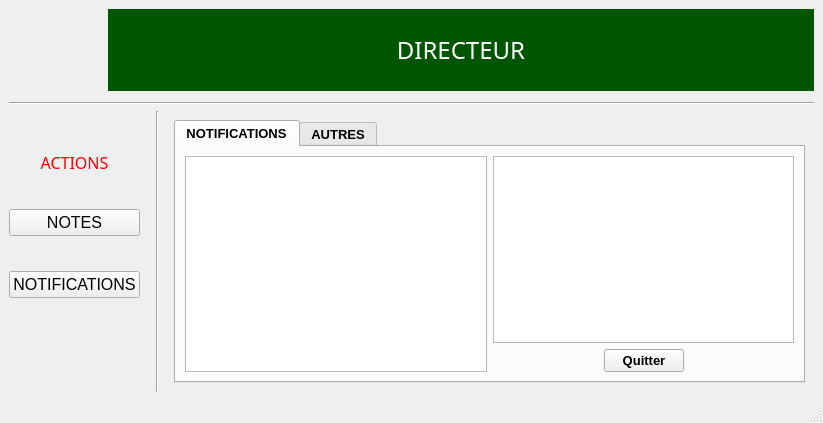
<?xml version="1.0" encoding="UTF-8"?>
<ui version="4.0">
 <class>MainWindow</class>
 <widget class="QMainWindow" name="MainWindow">
  <property name="geometry">
   <rect>
    <x>0</x>
    <y>0</y>
    <width>823</width>
    <height>423</height>
   </rect>
  </property>
  <property name="windowTitle">
   <string>GNOTE</string>
  </property>
  <property name="windowIcon">
   <iconset>
    <normaloff>resources/images/Logo_inp-hb-360x406.png</normaloff>resources/images/Logo_inp-hb-360x406.png</iconset>
  </property>
  <widget class="QWidget" name="centralwidget">
   <layout class="QVBoxLayout" name="verticalLayout_3">
    <item>
     <layout class="QVBoxLayout" name="verticalLayout_2" stretch="1,0,1,10">
      <item>
       <layout class="QHBoxLayout" name="horizontalLayout" stretch="1,0,3">
        <item>
         <widget class="QToolButton" name="toolButton_2">
          <property name="text">
           <string/>
          </property>
          <property name="icon">
           <iconset>
            <normaloff>resources/images/Logo_inp-hb-360x406.png</normaloff>resources/images/Logo_inp-hb-360x406.png</iconset>
          </property>
          <property name="iconSize">
           <size>
            <width>75</width>
            <height>75</height>
           </size>
          </property>
          <property name="autoRaise">
           <bool>true</bool>
          </property>
         </widget>
        </item>
        <item>
         <spacer name="horizontalSpacer">
          <property name="orientation">
           <enum>Qt::Horizontal</enum>
          </property>
          <property name="sizeHint" stdset="0">
           <size>
            <width>10</width>
            <height>15</height>
           </size>
          </property>
         </spacer>
        </item>
        <item>
         <widget class="QLabel" name="label_2">
          <property name="font">
           <font>
            <family>Arial Rounded MT Bold</family>
            <pointsize>18</pointsize>
           </font>
          </property>
          <property name="styleSheet">
           <string notr="true">color: rgb(255, 255, 255);
background-color: rgb(0, 85, 0);</string>
          </property>
          <property name="text">
           <string>DIRECTEUR</string>
          </property>
          <property name="alignment">
           <set>Qt::AlignCenter</set>
          </property>
         </widget>
        </item>
       </layout>
      </item>
      <item>
       <spacer name="verticalSpacer">
        <property name="orientation">
         <enum>Qt::Vertical</enum>
        </property>
        <property name="sizeHint" stdset="0">
         <size>
          <width>20</width>
          <height>5</height>
         </size>
        </property>
       </spacer>
      </item>
      <item>
       <widget class="Line" name="line_2">
        <property name="orientation">
         <enum>Qt::Horizontal</enum>
        </property>
       </widget>
      </item>
      <item>
       <layout class="QHBoxLayout" name="horizontalLayout_2" stretch="2,0,0,4">
        <item>
         <layout class="QVBoxLayout" name="verticalLayout">
          <item>
           <spacer name="verticalSpacer_4">
            <property name="orientation">
             <enum>Qt::Vertical</enum>
            </property>
            <property name="sizeHint" stdset="0">
             <size>
              <width>20</width>
              <height>40</height>
             </size>
            </property>
           </spacer>
          </item>
          <item>
           <widget class="QLabel" name="label">
            <property name="font">
             <font>
              <family>Arial Rounded MT Bold</family>
              <pointsize>12</pointsize>
             </font>
            </property>
            <property name="styleSheet">
             <string notr="true">color: rgb(255, 0, 0);</string>
            </property>
            <property name="text">
             <string>ACTIONS</string>
            </property>
            <property name="alignment">
             <set>Qt::AlignCenter</set>
            </property>
           </widget>
          </item>
          <item>
           <spacer name="verticalSpacer_3">
            <property name="orientation">
             <enum>Qt::Vertical</enum>
            </property>
            <property name="sizeHint" stdset="0">
             <size>
              <width>20</width>
              <height>29</height>
             </size>
            </property>
           </spacer>
          </item>
          <item>
           <widget class="QPushButton" name="pushButton">
            <property name="font">
             <font>
              <pointsize>12</pointsize>
             </font>
            </property>
            <property name="text">
             <string>NOTES</string>
            </property>
            <property name="icon">
             <iconset>
              <normaloff>resources/images/icons8-education-64 (1).png</normaloff>resources/images/icons8-education-64 (1).png</iconset>
            </property>
           </widget>
          </item>
          <item>
           <spacer name="verticalSpacer_5">
            <property name="orientation">
             <enum>Qt::Vertical</enum>
            </property>
            <property name="sizeHint" stdset="0">
             <size>
              <width>20</width>
              <height>10</height>
             </size>
            </property>
           </spacer>
          </item>
          <item>
           <widget class="QPushButton" name="pushButton_2">
            <property name="font">
             <font>
              <pointsize>12</pointsize>
             </font>
            </property>
            <property name="text">
             <string>NOTIFICATIONS</string>
            </property>
            <property name="icon">
             <iconset>
              <normaloff>resources/images/icons8-doorbell-48.png</normaloff>resources/images/icons8-doorbell-48.png</iconset>
            </property>
           </widget>
          </item>
          <item>
           <spacer name="verticalSpacer_2">
            <property name="orientation">
             <enum>Qt::Vertical</enum>
            </property>
            <property name="sizeHint" stdset="0">
             <size>
              <width>20</width>
              <height>40</height>
             </size>
            </property>
           </spacer>
          </item>
          <item>
           <widget class="QToolButton" name="toolButton">
            <property name="text">
             <string/>
            </property>
            <property name="icon">
             <iconset>
              <normaloff>resources/images/user (1).png</normaloff>resources/images/user (1).png</iconset>
            </property>
            <property name="iconSize">
             <size>
              <width>41</width>
              <height>41</height>
             </size>
            </property>
            <property name="autoRaise">
             <bool>true</bool>
            </property>
           </widget>
          </item>
         </layout>
        </item>
        <item>
         <spacer name="horizontalSpacer_2">
          <property name="orientation">
           <enum>Qt::Horizontal</enum>
          </property>
          <property name="sizeHint" stdset="0">
           <size>
            <width>10</width>
            <height>20</height>
           </size>
          </property>
         </spacer>
        </item>
        <item>
         <widget class="Line" name="line">
          <property name="orientation">
           <enum>Qt::Vertical</enum>
          </property>
         </widget>
        </item>
        <item>
         <widget class="QStackedWidget" name="stackedWidget">
          <property name="font">
           <font>
            <pointsize>10</pointsize>
            <weight>75</weight>
            <bold>true</bold>
           </font>
          </property>
          <property name="currentIndex">
           <number>1</number>
          </property>
          <widget class="QWidget" name="page">
           <layout class="QVBoxLayout" name="verticalLayout_6">
            <item>
             <widget class="QTabWidget" name="tabWidget_2">
              <property name="currentIndex">
               <number>0</number>
              </property>
              <property name="movable">
               <bool>true</bool>
              </property>
              <property name="tabBarAutoHide">
               <bool>true</bool>
              </property>
              <widget class="QWidget" name="tabNotes">
               <attribute name="icon">
                <iconset>
                 <normaloff>resources/images/icons8-education-64 (1).png</normaloff>resources/images/icons8-education-64 (1).png</iconset>
               </attribute>
               <attribute name="title">
                <string>NOTES</string>
               </attribute>
               <layout class="QVBoxLayout" name="verticalLayout_4">
                <item>
                 <widget class="QTableWidget" name="tableWidget"/>
                </item>
                <item>
                 <layout class="QHBoxLayout" name="horizontalLayout_7">
                  <item>
                   <spacer name="horizontalSpacer_3">
                    <property name="orientation">
                     <enum>Qt::Horizontal</enum>
                    </property>
                    <property name="sizeHint" stdset="0">
                     <size>
                      <width>40</width>
                      <height>20</height>
                     </size>
                    </property>
                   </spacer>
                  </item>
                  <item>
                   <widget class="QPushButton" name="pushButton_4">
                    <property name="text">
                     <string>Quitter</string>
                    </property>
                   </widget>
                  </item>
                  <item>
                   <widget class="QPushButton" name="pushButton_5">
                    <property name="text">
                     <string>OK</string>
                    </property>
                    <property name="icon">
                     <iconset>
                      <normaloff>resources/images/icons8-check-64.png</normaloff>resources/images/icons8-check-64.png</iconset>
                    </property>
                   </widget>
                  </item>
                  <item>
                   <widget class="QPushButton" name="pushButton_3">
                    <property name="text">
                     <string>Questions</string>
                    </property>
                    <property name="icon">
                     <iconset>
                      <normaloff>resources/images/interrogation.png</normaloff>resources/images/interrogation.png</iconset>
                    </property>
                   </widget>
                  </item>
                  <item>
                   <spacer name="horizontalSpacer_4">
                    <property name="orientation">
                     <enum>Qt::Horizontal</enum>
                    </property>
                    <property name="sizeHint" stdset="0">
                     <size>
                      <width>40</width>
                      <height>20</height>
                     </size>
                    </property>
                   </spacer>
                  </item>
                 </layout>
                </item>
               </layout>
              </widget>
              <widget class="QWidget" name="tabMoyenne">
               <attribute name="icon">
                <iconset>
                 <normaloff>resources/images/form.png</normaloff>resources/images/form.png</iconset>
               </attribute>
               <attribute name="title">
                <string>MOYENNES</string>
               </attribute>
               <layout class="QVBoxLayout" name="verticalLayout_5">
                <item>
                 <widget class="QTableWidget" name="tableWidget_2"/>
                </item>
                <item>
                 <layout class="QHBoxLayout" name="horizontalLayout_10">
                  <item>
                   <spacer name="horizontalSpacer_10">
                    <property name="orientation">
                     <enum>Qt::Horizontal</enum>
                    </property>
                    <property name="sizeHint" stdset="0">
                     <size>
                      <width>40</width>
                      <height>20</height>
                     </size>
                    </property>
                   </spacer>
                  </item>
                  <item>
                   <widget class="QPushButton" name="pushButton_9">
                    <property name="text">
                     <string>OK</string>
                    </property>
                    <property name="icon">
                     <iconset>
                      <normaloff>resources/images/icons8-check-64.png</normaloff>resources/images/icons8-check-64.png</iconset>
                    </property>
                   </widget>
                  </item>
                  <item>
                   <spacer name="horizontalSpacer_9">
                    <property name="orientation">
                     <enum>Qt::Horizontal</enum>
                    </property>
                    <property name="sizeHint" stdset="0">
                     <size>
                      <width>40</width>
                      <height>20</height>
                     </size>
                    </property>
                   </spacer>
                  </item>
                 </layout>
                </item>
               </layout>
              </widget>
             </widget>
            </item>
           </layout>
          </widget>
          <widget class="QWidget" name="page_2">
           <layout class="QVBoxLayout" name="verticalLayout_9">
            <item>
             <widget class="QTabWidget" name="tabWidget_3">
              <property name="font">
               <font>
                <pointsize>10</pointsize>
                <weight>75</weight>
                <bold>true</bold>
               </font>
              </property>
              <property name="currentIndex">
               <number>0</number>
              </property>
              <property name="movable">
               <bool>true</bool>
              </property>
              <property name="tabBarAutoHide">
               <bool>true</bool>
              </property>
              <widget class="QWidget" name="tabNotifications">
               <attribute name="title">
                <string>NOTIFICATIONS</string>
               </attribute>
               <layout class="QHBoxLayout" name="horizontalLayout_14">
                <item>
                 <widget class="QListWidget" name="listWidget"/>
                </item>
                <item>
                 <layout class="QVBoxLayout" name="verticalLayout_7">
                  <item>
                   <widget class="QTextBrowser" name="textBrowser_3"/>
                  </item>
                  <item>
                   <layout class="QHBoxLayout" name="horizontalLayout_13">
                    <item>
                     <spacer name="horizontalSpacer_13">
                      <property name="orientation">
                       <enum>Qt::Horizontal</enum>
                      </property>
                      <property name="sizeHint" stdset="0">
                       <size>
                        <width>40</width>
                        <height>20</height>
                       </size>
                      </property>
                     </spacer>
                    </item>
                    <item>
                     <widget class="QPushButton" name="pushButton_14">
                      <property name="text">
                       <string>Quitter</string>
                      </property>
                     </widget>
                    </item>
                    <item>
                     <spacer name="horizontalSpacer_14">
                      <property name="orientation">
                       <enum>Qt::Horizontal</enum>
                      </property>
                      <property name="sizeHint" stdset="0">
                       <size>
                        <width>40</width>
                        <height>20</height>
                       </size>
                      </property>
                     </spacer>
                    </item>
                   </layout>
                  </item>
                 </layout>
                </item>
               </layout>
              </widget>
              <widget class="QWidget" name="tabAutres">
               <attribute name="title">
                <string>AUTRES</string>
               </attribute>
               <layout class="QVBoxLayout" name="verticalLayout_8">
                <item>
                 <widget class="QTextBrowser" name="textBrowser_4"/>
                </item>
                <item>
                 <layout class="QHBoxLayout" name="horizontalLayout_15">
                  <item>
                   <spacer name="horizontalSpacer_15">
                    <property name="orientation">
                     <enum>Qt::Horizontal</enum>
                    </property>
                    <property name="sizeHint" stdset="0">
                     <size>
                      <width>40</width>
                      <height>20</height>
                     </size>
                    </property>
                   </spacer>
                  </item>
                  <item>
                   <widget class="QPushButton" name="pushButton_13">
                    <property name="text">
                     <string>OK</string>
                    </property>
                   </widget>
                  </item>
                  <item>
                   <spacer name="horizontalSpacer_16">
                    <property name="orientation">
                     <enum>Qt::Horizontal</enum>
                    </property>
                    <property name="sizeHint" stdset="0">
                     <size>
                      <width>40</width>
                      <height>20</height>
                     </size>
                    </property>
                   </spacer>
                  </item>
                 </layout>
                </item>
               </layout>
              </widget>
             </widget>
            </item>
           </layout>
          </widget>
          <widget class="QWidget" name="page_3">
           <layout class="QVBoxLayout" name="verticalLayout_12">
            <item>
             <widget class="QTabWidget" name="tabWidget_4">
              <property name="currentIndex">
               <number>0</number>
              </property>
              <property name="movable">
               <bool>true</bool>
              </property>
              <property name="tabBarAutoHide">
               <bool>true</bool>
              </property>
              <widget class="QWidget" name="tabMessage">
               <attribute name="icon">
                <iconset>
                 <normaloff>resources/images/icons8-comments-24.png</normaloff>resources/images/icons8-comments-24.png</iconset>
               </attribute>
               <attribute name="title">
                <string>MESSAGE</string>
               </attribute>
               <layout class="QVBoxLayout" name="verticalLayout_10">
                <item>
                 <layout class="QHBoxLayout" name="horizontalLayout_9" stretch="0,3,1,0">
                  <item>
                   <spacer name="horizontalSpacer_7">
                    <property name="orientation">
                     <enum>Qt::Horizontal</enum>
                    </property>
                    <property name="sizeHint" stdset="0">
                     <size>
                      <width>40</width>
                      <height>20</height>
                     </size>
                    </property>
                   </spacer>
                  </item>
                  <item>
                   <widget class="QComboBox" name="comboBox"/>
                  </item>
                  <item>
                   <widget class="QLabel" name="label_3">
                    <property name="text">
                     <string>Destinataire</string>
                    </property>
                    <property name="scaledContents">
                     <bool>false</bool>
                    </property>
                   </widget>
                  </item>
                  <item>
                   <spacer name="horizontalSpacer_8">
                    <property name="orientation">
                     <enum>Qt::Horizontal</enum>
                    </property>
                    <property name="sizeHint" stdset="0">
                     <size>
                      <width>40</width>
                      <height>20</height>
                     </size>
                    </property>
                   </spacer>
                  </item>
                 </layout>
                </item>
                <item>
                 <widget class="QPlainTextEdit" name="plainTextEdit"/>
                </item>
                <item>
                 <layout class="QHBoxLayout" name="horizontalLayout_8">
                  <item>
                   <spacer name="horizontalSpacer_5">
                    <property name="orientation">
                     <enum>Qt::Horizontal</enum>
                    </property>
                    <property name="sizeHint" stdset="0">
                     <size>
                      <width>40</width>
                      <height>20</height>
                     </size>
                    </property>
                   </spacer>
                  </item>
                  <item>
                   <widget class="QPushButton" name="pushButton_8">
                    <property name="text">
                     <string>Annuler</string>
                    </property>
                    <property name="icon">
                     <iconset>
                      <normaloff>resources/images/icons8-clear-symbol-48.png</normaloff>resources/images/icons8-clear-symbol-48.png</iconset>
                    </property>
                   </widget>
                  </item>
                  <item>
                   <widget class="QPushButton" name="pushButton_7">
                    <property name="text">
                     <string>Envoyer</string>
                    </property>
                    <property name="icon">
                     <iconset>
                      <normaloff>resources/images/icons8-check-64.png</normaloff>resources/images/icons8-check-64.png</iconset>
                    </property>
                   </widget>
                  </item>
                  <item>
                   <spacer name="horizontalSpacer_6">
                    <property name="orientation">
                     <enum>Qt::Horizontal</enum>
                    </property>
                    <property name="sizeHint" stdset="0">
                     <size>
                      <width>40</width>
                      <height>20</height>
                     </size>
                    </property>
                   </spacer>
                  </item>
                 </layout>
                </item>
               </layout>
              </widget>
              <widget class="QWidget" name="tabEnvoye">
               <attribute name="icon">
                <iconset>
                 <normaloff>resources/images/icons8-feedback-48.png</normaloff>resources/images/icons8-feedback-48.png</iconset>
               </attribute>
               <attribute name="title">
                <string>BOITE DE RECEPTION</string>
               </attribute>
               <layout class="QHBoxLayout" name="horizontalLayout_12">
                <item>
                 <widget class="QTableWidget" name="tableWidget_3"/>
                </item>
                <item>
                 <layout class="QVBoxLayout" name="verticalLayout_11">
                  <item>
                   <widget class="QTextBrowser" name="textBrowser_2"/>
                  </item>
                  <item>
                   <layout class="QHBoxLayout" name="horizontalLayout_11">
                    <item>
                     <spacer name="horizontalSpacer_11">
                      <property name="orientation">
                       <enum>Qt::Horizontal</enum>
                      </property>
                      <property name="sizeHint" stdset="0">
                       <size>
                        <width>40</width>
                        <height>20</height>
                       </size>
                      </property>
                     </spacer>
                    </item>
                    <item>
                     <widget class="QPushButton" name="pushButton_12">
                      <property name="text">
                       <string>Quitter</string>
                      </property>
                      <property name="icon">
                       <iconset>
                        <normaloff>resources/images/icons8-close-48.png</normaloff>resources/images/icons8-close-48.png</iconset>
                      </property>
                     </widget>
                    </item>
                    <item>
                     <widget class="QPushButton" name="pushButton_11">
                      <property name="text">
                       <string>OK</string>
                      </property>
                      <property name="icon">
                       <iconset>
                        <normaloff>resources/images/icons8-check-64.png</normaloff>resources/images/icons8-check-64.png</iconset>
                      </property>
                     </widget>
                    </item>
                    <item>
                     <widget class="QPushButton" name="pushButton_10">
                      <property name="text">
                       <string>Repondre</string>
                      </property>
                      <property name="icon">
                       <iconset>
                        <normaloff>resources/images/icons8-comments-48.png</normaloff>resources/images/icons8-comments-48.png</iconset>
                      </property>
                     </widget>
                    </item>
                    <item>
                     <spacer name="horizontalSpacer_12">
                      <property name="orientation">
                       <enum>Qt::Horizontal</enum>
                      </property>
                      <property name="sizeHint" stdset="0">
                       <size>
                        <width>40</width>
                        <height>20</height>
                       </size>
                      </property>
                     </spacer>
                    </item>
                   </layout>
                  </item>
                 </layout>
                </item>
               </layout>
              </widget>
             </widget>
            </item>
           </layout>
          </widget>
         </widget>
        </item>
       </layout>
      </item>
     </layout>
    </item>
   </layout>
  </widget>
  <widget class="QMenuBar" name="menubar">
   <property name="geometry">
    <rect>
     <x>0</x>
     <y>0</y>
     <width>823</width>
     <height>21</height>
    </rect>
   </property>
  </widget>
  <widget class="QStatusBar" name="statusbar"/>
 </widget>
 <resources/>
 <connections/>
</ui>
